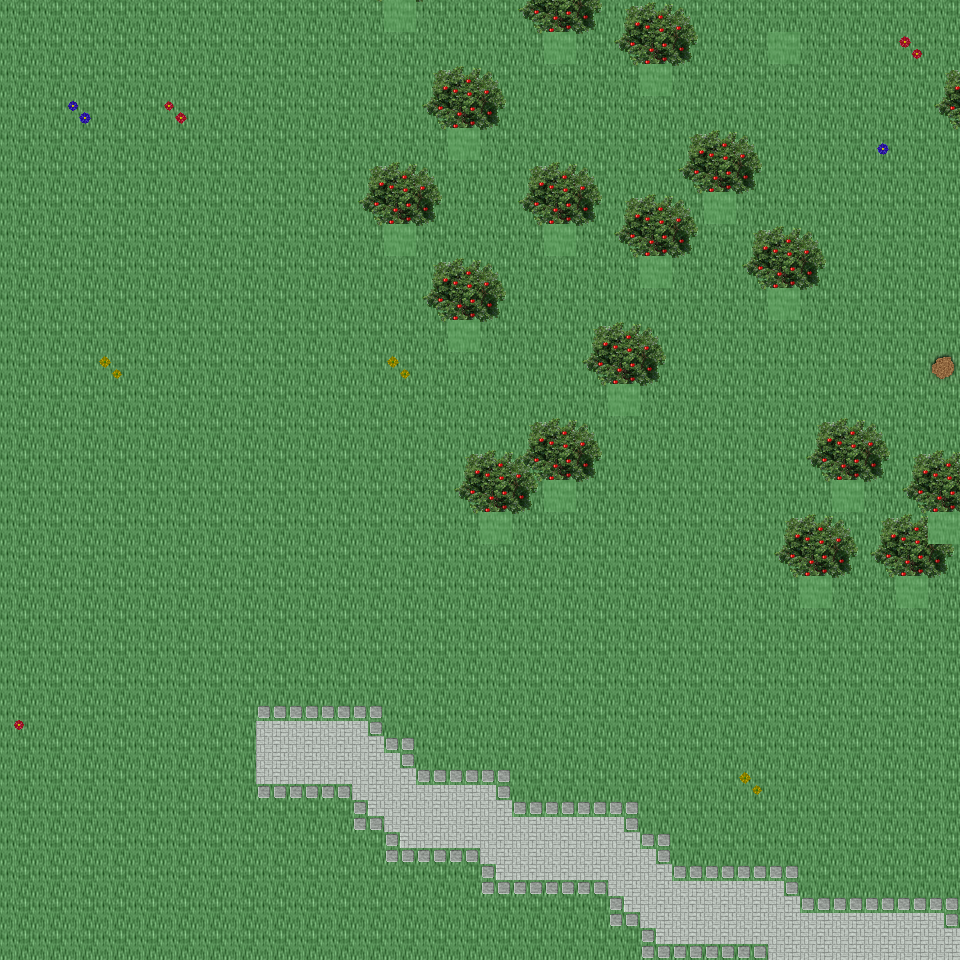

A level layout from a 2D game, rendered from its tile map. Below: a short description, then the map file with tile-grid data replaced by summaries:
An orthogonal 30x30 tile map with 32x32 px tiles, 6 tile layers (Ground, Object, Object2, Above, ...), 49 tilesets and 4 objects (4x mapExit).

<map version="1.0" orientation="orthogonal" renderorder="right-down" width="30" height="30" tilewidth="32" tileheight="32" nextobjectid="5">
  <tileset firstgid="1" name="tileset_ground_ground" tilewidth="32" tileheight="32" tilecount="33" columns="3">
    <image source="../drawable/tileset_ground_ground.png" width="96" height="352" />
  </tileset>
  <tileset firstgid="34" name="tileset_building_wall_old_wood" tilewidth="32" tileheight="32" tilecount="9" columns="3">
    <image source="../drawable/tileset_building_wall_old_wood.png" width="96" height="96" />
  </tileset>
  <tileset firstgid="43" name="tileset_building_fence_fence_wooden" tilewidth="32" tileheight="32" tilecount="12" columns="3">
    <image source="../drawable/tileset_building_fence_fence_wooden.png" width="96" height="128" />
  </tileset>
  <tileset firstgid="55" name="tileset_building_fence_fence_chunky" tilewidth="32" tileheight="32" tilecount="21" columns="3">
    <image source="../drawable/tileset_building_fence_fence_chunky.png" width="96" height="224" />
  </tileset>
  <tileset firstgid="76" name="tileset_plant_stump_stump_brown" tilewidth="32" tileheight="32" tilecount="4" columns="2">
    <image source="../drawable/tileset_plant_stump_stump_brown.png" width="64" height="64" />
  </tileset>
  <tileset firstgid="80" name="tileset_ground_earth_edges" tilewidth="32" tileheight="32" tilecount="18" columns="6">
    <image source="../drawable/tileset_ground_earth_edges.png" width="192" height="96" />
  </tileset>
  <tileset firstgid="98" name="tileset_ground_grass_corners" tilewidth="32" tileheight="32" tilecount="24" columns="6">
    <image source="../drawable/tileset_ground_grass_corners.png" width="192" height="128" />
  </tileset>
  <tileset firstgid="122" name="tileset_ground_grass_edges" tilewidth="32" tileheight="32" tilecount="36" columns="12">
    <image source="../drawable/tileset_ground_grass_edges.png" width="384" height="96" />
  </tileset>
  <tileset firstgid="158" name="tileset_plant_tree_apple_tree" tilewidth="32" tileheight="32" tilecount="9" columns="3">
    <image source="../drawable/tileset_plant_tree_apple_tree.png" width="96" height="96" />
  </tileset>
  <tileset firstgid="167" name="tileset_plant_tree_chestnut_tree" tilewidth="32" tileheight="32" tilecount="20" columns="4">
    <image source="../drawable/tileset_plant_tree_chestnut_tree.png" width="128" height="160" />
  </tileset>
  <tileset firstgid="187" name="tileset_plant_tree_crack_willow" tilewidth="32" tileheight="32" tilecount="20" columns="4">
    <image source="../drawable/tileset_plant_tree_crack_willow.png" width="128" height="160" />
  </tileset>
  <tileset firstgid="207" name="tileset_furniture_chair_bench_iron" tilewidth="32" tileheight="32" tilecount="4" columns="2">
    <image source="../drawable/tileset_furniture_chair_bench_iron.png" width="64" height="64" />
  </tileset>
  <tileset firstgid="211" name="tileset_furniture_chair_bench_iron_reverse" tilewidth="32" tileheight="32" tilecount="4" columns="2">
    <image source="../drawable/tileset_furniture_chair_bench_iron_reverse.png" width="64" height="64" />
  </tileset>
  <tileset firstgid="215" name="tileset_object_hay_cart" tilewidth="32" tileheight="32" tilecount="1" columns="1">
    <image source="../drawable/tileset_object_hay_cart.png" width="32" height="32" />
  </tileset>
  <tileset firstgid="216" name="tileset_building_wall_walls_siding" tilewidth="32" tileheight="32" tilecount="16" columns="4">
    <image source="../drawable/tileset_building_wall_walls_siding.png" width="128" height="128" />
  </tileset>
  <tileset firstgid="232" name="tileset_building_roof_brown" tilewidth="32" tileheight="32" tilecount="20" columns="5">
    <image source="../drawable/tileset_building_roof_brown.png" width="160" height="128" />
  </tileset>
  <tileset firstgid="252" name="tileset_building_door_door" tilewidth="32" tileheight="32" tilecount="6" columns="3">
    <image source="../drawable/tileset_building_door_door.png" width="96" height="64" />
  </tileset>
  <tileset firstgid="258" name="tileset_item_tools" tilewidth="32" tileheight="32" tilecount="9" columns="3">
    <image source="../drawable/tileset_item_tools.png" width="96" height="96" />
  </tileset>
  <tileset firstgid="267" name="tileset_ground_cobbled_paving" tilewidth="32" tileheight="32" tilecount="1" columns="1">
    <image source="../drawable/tileset_ground_cobbled_paving.png" width="32" height="32" />
  </tileset>
  <tileset firstgid="268" name="tileset_item_bazaar_produce" tilewidth="32" tileheight="32" tilecount="4" columns="2">
    <image source="../drawable/tileset_item_bazaar_produce.png" width="64" height="64" />
  </tileset>
  <tileset firstgid="272" name="tileset_item_sacks" tilewidth="32" tileheight="32" tilecount="2" columns="2">
    <image source="../drawable/tileset_item_sacks.png" width="64" height="32" />
  </tileset>
  <tileset firstgid="274" name="tileset_building_barnyard" tilewidth="32" tileheight="32" tilecount="200" columns="8">
    <image source="../drawable/tileset_building_barnyard.png" width="256" height="800" />
  </tileset>
  <tileset firstgid="474" name="tileset_plant_flower_planted_containers" tilewidth="32" tileheight="32" tilecount="16" columns="4">
    <image source="../drawable/tileset_plant_flower_planted_containers.png" width="128" height="128" />
  </tileset>
  <tileset firstgid="490" name="tileset_furniture_chair_wooden_rustic" tilewidth="32" tileheight="32" tilecount="8" columns="4">
    <image source="../drawable/tileset_furniture_chair_wooden_rustic.png" width="128" height="64" />
  </tileset>
  <tileset firstgid="498" name="tileset_furniture_table_brick_base" tilewidth="32" tileheight="32" tilecount="3" columns="3">
    <image source="../drawable/tileset_furniture_table_brick_base.png" width="96" height="32" />
  </tileset>
  <tileset firstgid="501" name="tileset_building_stairs_wooden_stairs" tilewidth="32" tileheight="32" tilecount="9" columns="3">
    <image source="../drawable/tileset_building_stairs_wooden_stairs.png" width="96" height="96" />
  </tileset>
  <tileset firstgid="510" name="tileset_plant_tree_maple_tree" tilewidth="32" tileheight="32" tilecount="72" columns="8">
    <image source="../drawable/tileset_plant_tree_maple_tree.png" width="256" height="288" />
  </tileset>
  <tileset firstgid="582" name="tileset_building_decoration_chimney_big" tilewidth="32" tileheight="32" tilecount="2" columns="1">
    <image source="../drawable/tileset_building_decoration_chimney_big.png" width="32" height="64" />
  </tileset>
  <tileset firstgid="584" name="tileset_logic_item_corn" tilewidth="32" tileheight="32" tilecount="5" columns="5">
    <image source="../drawable/tileset_logic_item_corn.png" width="160" height="32" />
  </tileset>
  <tileset firstgid="589" name="tileset_logic_collision" tilewidth="32" tileheight="32" tilecount="1" columns="1">
    <image source="../drawable/tileset_logic_collision.png" width="32" height="32" />
  </tileset>
  <tileset firstgid="590" name="tileset_plant_bush_bushes" tilewidth="32" tileheight="32" tilecount="10" columns="5">
    <image source="../drawable/tileset_plant_bush_bushes.png" width="160" height="64" />
  </tileset>
  <tileset firstgid="600" name="tileset_logic_item_vegetable" tilewidth="32" tileheight="32" tilecount="13" columns="13">
    <image source="../drawable/tileset_logic_item_vegetable.png" width="256" height="64" />
  </tileset>
  <tileset firstgid="613" name="tileset_plant_flower_daisy_blue" tilewidth="32" tileheight="32" tilecount="8" columns="2">
    <image source="../drawable/tileset_plant_flower_daisy_blue.png" width="64" height="128" />
  </tileset>
  <tileset firstgid="621" name="tileset_plant_flower_daisy_red" tilewidth="32" tileheight="32" tilecount="8" columns="2">
    <image source="../drawable/tileset_plant_flower_daisy_red.png" width="64" height="128" />
  </tileset>
  <tileset firstgid="629" name="tileset_plant_flower_daisy_white" tilewidth="32" tileheight="32" tilecount="8" columns="2">
    <image source="../drawable/tileset_plant_flower_daisy_white.png" width="64" height="128" />
  </tileset>
  <tileset firstgid="637" name="tileset_plant_flower_daisy_yellow" tilewidth="32" tileheight="32" tilecount="8" columns="2">
    <image source="../drawable/tileset_plant_flower_daisy_yellow.png" width="64" height="128" />
  </tileset>
  <tileset firstgid="645" name="tileset_plant_tree_tree_darkgreen" tilewidth="32" tileheight="32" tilecount="88" columns="8">
    <image source="../drawable/tileset_plant_tree_tree_darkgreen.png" width="256" height="352" />
  </tileset>
  <tileset firstgid="733" name="tileset_logic_creature_animal" tilewidth="32" tileheight="32" tilecount="32" columns="8">
    <image source="../drawable/tileset_logic_creature_animal.png" width="256" height="128" />
  </tileset>
  <tileset firstgid="765" name="tileset_logic_creature_rodent" tilewidth="32" tileheight="32" tilecount="8" columns="8">
    <image source="../drawable/tileset_logic_creature_rodent.png" width="256" height="32" />
  </tileset>
  <tileset firstgid="773" name="tileset_logic_creature_farm_animal" tilewidth="32" tileheight="32" tilecount="12" columns="12">
    <image source="../drawable/tileset_logic_creature_farm_animal.png" width="256" height="64" />
  </tileset>
  <tileset firstgid="785" name="tileset_ground_green_paving" tilewidth="32" tileheight="32" tilecount="18" columns="3">
    <image source="../drawable/tileset_ground_green_paving.png" width="96" height="192" />
  </tileset>
  <tileset firstgid="803" name="tileset_logic_protection" tilewidth="32" tileheight="32" tilecount="2" columns="2">
    <image source="../drawable/tileset_logic_protection.png" width="64" height="32" />
  </tileset>
  <tileset firstgid="805" name="tileset_item_hen_nest" tilewidth="32" tileheight="32" tilecount="1" columns="1">
    <image source="../drawable/tileset_item_hen_nest.png" width="32" height="32" />
  </tileset>
  <tileset firstgid="806" name="tileset_logic_item_dairy" tilewidth="32" tileheight="32" tilecount="1" columns="1">
    <image source="../drawable/tileset_logic_item_dairy.png" width="32" height="32" />
  </tileset>
  <tileset firstgid="807" name="tileset_light_door_light_ew" tilewidth="32" tileheight="32" tilecount="18" columns="6">
    <image source="../drawable/tileset_light_door_light_ew.png" width="192" height="96" />
  </tileset>
  <tileset firstgid="825" name="tileset_light_door_light" tilewidth="32" tileheight="32" tilecount="12" columns="3">
    <image source="../drawable/tileset_light_door_light.png" width="96" height="128" />
  </tileset>
  <tileset firstgid="837" name="tileset_item_firewood" tilewidth="32" tileheight="32" tilecount="12" columns="3">
    <image source="../drawable/tileset_item_firewood.png" width="96" height="128" />
  </tileset>
  <tileset firstgid="849" name="tileset_furniture_sink_manger" tilewidth="32" tileheight="32" tilecount="18" columns="6">
    <image source="../drawable/tileset_furniture_sink_manger.png" width="192" height="96" />
  </tileset>
  <tileset firstgid="867" name="tileset_logic_creature_fowl" tilewidth="32" tileheight="32" tilecount="6" columns="6">
    <image source="../drawable/tileset_logic_creature_fowl.png" width="192" height="32" />
  </tileset>
  <layer name="Ground" width="30" height="30">
    <data>[900 cells, 900 non-empty, 1 distinct tile ids]</data>
  </layer>
  <layer name="Object" width="30" height="30">
    <data>[900 cells, 127 non-empty, 16 distinct tile ids]</data>
  </layer>
  <layer name="Object2" width="30" height="30">
    <data>[900 cells, 0 non-empty, 0 distinct tile ids]</data>
  </layer>
  <layer name="Above" width="30" height="30">
    <data>[900 cells, 92 non-empty, 6 distinct tile ids]</data>
  </layer>
  <layer name="Above2" width="30" height="30">
    <data>[900 cells, 2 non-empty, 2 distinct tile ids]</data>
  </layer>
  <layer name="Walkable" width="30" height="30">
    <data>[900 cells, 18 non-empty, 1 distinct tile ids]</data>
  </layer>
  <objectgroup name="MapEvents">
    <object id="1" name="north" type="mapExit" x="0" y="0" width="384" height="32">
      <properties>
        <property name="map" value="level_0_x157_y42" />
        <property name="x" value="0" />
        <property name="y" value="28" />
      </properties>
    </object>
    <object id="2" name="north2" type="mapExit" x="416" y="0" width="544" height="32">
      <properties>
        <property name="map" value="level_0_x157_y42" />
        <property name="x" value="13" />
        <property name="y" value="28" />
      </properties>
    </object>
    <object id="3" name="south" type="mapExit" x="0" y="928" width="960" height="32">
      <properties>
        <property name="map" value="level_0_x157_y44" />
        <property name="x" value="0" />
        <property name="y" value="1" />
      </properties>
    </object>
    <object id="4" name="west" type="mapExit" x="0" y="0" width="32" height="960">
      <properties>
        <property name="map" value="level_0_x156_y43" />
        <property name="x" value="28" />
        <property name="y" value="0" />
      </properties>
    </object>
  </objectgroup>
</map>
